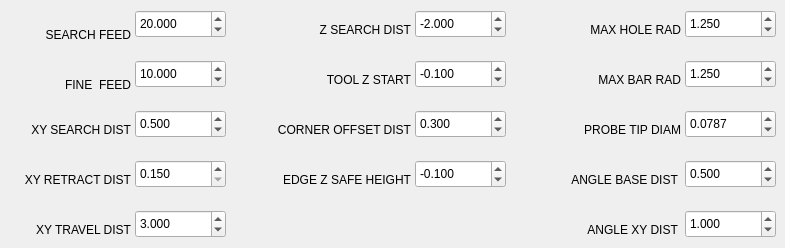
      <widget class="QWidget" name="tab_17">
       <attribute name="title">
        <string>Probe</string>
       </attribute>
       <widget class="QLabel" name="label_49">
        <property name="geometry">
         <rect>
          <x>10</x>
          <y>170</y>
          <width>121</width>
          <height>19</height>
         </rect>
        </property>
        <property name="text">
         <string> XY RETRACT DIST</string>
        </property>
        <property name="alignment">
         <set>Qt::AlignRight|Qt::AlignTrailing|Qt::AlignVCenter</set>
        </property>
       </widget>
       <widget class="QDoubleSpinBox" name="pbe_z_safe_2">
        <property name="geometry">
         <rect>
          <x>415</x>
          <y>160</y>
          <width>91</width>
          <height>28</height>
         </rect>
        </property>
        <property name="toolTip">
         <string>&lt;html&gt;&lt;head/&gt;&lt;body&gt;&lt;p&gt;Safe retract distance for probe over workpiece in world coordinates (G53).&lt;/p&gt;&lt;/body&gt;&lt;/html&gt;</string>
        </property>
        <property name="toolTipDuration">
         <number>-1</number>
        </property>
        <property name="decimals">
         <number>3</number>
        </property>
        <property name="minimum">
         <double>-999.000000000000000</double>
        </property>
        <property name="maximum">
         <double>0.000000000000000</double>
        </property>
        <property name="singleStep">
         <double>0.010000000000000</double>
        </property>
        <property name="value">
         <double>-0.100000000000000</double>
        </property>
        <property name="function" stdset="0">
         <string>set_var</string>
        </property>
        <property name="variable" stdset="0">
         <string>2036</string>
        </property>
       </widget>
       <widget class="QLabel" name="label_44">
        <property name="geometry">
         <rect>
          <x>10</x>
          <y>220</y>
          <width>121</width>
          <height>19</height>
         </rect>
        </property>
        <property name="text">
         <string> XY TRAVEL DIST</string>
        </property>
        <property name="alignment">
         <set>Qt::AlignRight|Qt::AlignTrailing|Qt::AlignVCenter</set>
        </property>
       </widget>
       <widget class="QLabel" name="label_59">
        <property name="geometry">
         <rect>
          <x>560</x>
          <y>70</y>
          <width>121</width>
          <height>19</height>
         </rect>
        </property>
        <property name="text">
         <string>MAX BAR RAD</string>
        </property>
        <property name="alignment">
         <set>Qt::AlignRight|Qt::AlignTrailing|Qt::AlignVCenter</set>
        </property>
       </widget>
       <widget class="QLabel" name="label_54">
        <property name="geometry">
         <rect>
          <x>300</x>
          <y>20</y>
          <width>111</width>
          <height>19</height>
         </rect>
        </property>
        <property name="text">
         <string>Z SEARCH DIST</string>
        </property>
        <property name="alignment">
         <set>Qt::AlignRight|Qt::AlignTrailing|Qt::AlignVCenter</set>
        </property>
       </widget>
       <widget class="QDoubleSpinBox" name="pbe_search_feed1">
        <property name="geometry">
         <rect>
          <x>135</x>
          <y>10</y>
          <width>91</width>
          <height>28</height>
         </rect>
        </property>
        <property name="toolTip">
         <string>Sets the Faster search feedrate.</string>
        </property>
        <property name="decimals">
         <number>3</number>
        </property>
        <property name="maximum">
         <double>100.000000000000000</double>
        </property>
        <property name="singleStep">
         <double>0.100000000000000</double>
        </property>
        <property name="value">
         <double>20.000000000000000</double>
        </property>
        <property name="function" stdset="0">
         <string>set_var</string>
        </property>
        <property name="variable" stdset="0">
         <string>2000</string>
        </property>
       </widget>
       <widget class="QLabel" name="label_41">
        <property name="geometry">
         <rect>
          <x>10</x>
          <y>120</y>
          <width>121</width>
          <height>19</height>
         </rect>
        </property>
        <property name="text">
         <string> XY SEARCH DIST</string>
        </property>
        <property name="alignment">
         <set>Qt::AlignRight|Qt::AlignTrailing|Qt::AlignVCenter</set>
        </property>
       </widget>
       <widget class="QDoubleSpinBox" name="pbe_max_bar_r1">
        <property name="geometry">
         <rect>
          <x>685</x>
          <y>60</y>
          <width>91</width>
          <height>28</height>
         </rect>
        </property>
        <property name="toolTip">
         <string>Set this a bit larger than the bar radius.</string>
        </property>
        <property name="decimals">
         <number>3</number>
        </property>
        <property name="maximum">
         <double>99.989999999999995</double>
        </property>
        <property name="singleStep">
         <double>0.001000000000000</double>
        </property>
        <property name="value">
         <double>1.250000000000000</double>
        </property>
        <property name="function" stdset="0">
         <string>set_var</string>
        </property>
        <property name="variable" stdset="0">
         <string>2011</string>
        </property>
       </widget>
       <widget class="QDoubleSpinBox" name="pbe_xy_travel_dist1">
        <property name="geometry">
         <rect>
          <x>135</x>
          <y>210</y>
          <width>91</width>
          <height>28</height>
         </rect>
        </property>
        <property name="toolTip">
         <string>&lt;html&gt;&lt;head/&gt;&lt;body&gt;&lt;p&gt;Max travel on XY search distance.&lt;/p&gt;&lt;/body&gt;&lt;/html&gt;</string>
        </property>
        <property name="decimals">
         <number>3</number>
        </property>
        <property name="minimum">
         <double>0.200000000000000</double>
        </property>
        <property name="maximum">
         <double>999.000000000000000</double>
        </property>
        <property name="singleStep">
         <double>0.010000000000000</double>
        </property>
        <property name="value">
         <double>3.000000000000000</double>
        </property>
        <property name="function" stdset="0">
         <string>set_var</string>
        </property>
        <property name="variable" stdset="0">
         <string>2004</string>
        </property>
       </widget>
       <widget class="QLabel" name="label_48">
        <property name="geometry">
         <rect>
          <x>20</x>
          <y>25</y>
          <width>111</width>
          <height>19</height>
         </rect>
        </property>
        <property name="text">
         <string>SEARCH FEED</string>
        </property>
        <property name="alignment">
         <set>Qt::AlignRight|Qt::AlignTrailing|Qt::AlignVCenter</set>
        </property>
       </widget>
       <widget class="QDoubleSpinBox" name="pbe_angle_base_dist1">
        <property name="geometry">
         <rect>
          <x>685</x>
          <y>160</y>
          <width>91</width>
          <height>28</height>
         </rect>
        </property>
        <property name="toolTip">
         <string>Sets the angle base side length.</string>
        </property>
        <property name="toolTipDuration">
         <number>-1</number>
        </property>
        <property name="decimals">
         <number>3</number>
        </property>
        <property name="minimum">
         <double>0.200000000000000</double>
        </property>
        <property name="maximum">
         <double>999.000000000000000</double>
        </property>
        <property name="singleStep">
         <double>0.010000000000000</double>
        </property>
        <property name="value">
         <double>0.500000000000000</double>
        </property>
        <property name="function" stdset="0">
         <string>set_var</string>
        </property>
        <property name="variable" stdset="0">
         <string>2013</string>
        </property>
       </widget>
       <widget class="QDoubleSpinBox" name="pbe_corner_offset_2">
        <property name="geometry">
         <rect>
          <x>415</x>
          <y>110</y>
          <width>91</width>
          <height>28</height>
         </rect>
        </property>
        <property name="toolTip">
         <string>&lt;html&gt;&lt;head/&gt;&lt;body&gt;&lt;p&gt;Distance to move on corner probing to begin X &amp;amp; Y probe moves.&lt;/p&gt;&lt;/body&gt;&lt;/html&gt;</string>
        </property>
        <property name="toolTipDuration">
         <number>-1</number>
        </property>
        <property name="decimals">
         <number>3</number>
        </property>
        <property name="minimum">
         <double>0.100000000000000</double>
        </property>
        <property name="maximum">
         <double>999.000000000000000</double>
        </property>
        <property name="singleStep">
         <double>0.010000000000000</double>
        </property>
        <property name="value">
         <double>0.300000000000000</double>
        </property>
        <property name="function" stdset="0">
         <string>set_var</string>
        </property>
        <property name="variable" stdset="0">
         <string>2005</string>
        </property>
       </widget>
       <widget class="QDoubleSpinBox" name="pbe_tip_diam1">
        <property name="geometry">
         <rect>
          <x>685</x>
          <y>110</y>
          <width>91</width>
          <height>28</height>
         </rect>
        </property>
        <property name="toolTip">
         <string>Enter your probe tip diameter here.</string>
        </property>
        <property name="decimals">
         <number>4</number>
        </property>
        <property name="maximum">
         <double>10.000000000000000</double>
        </property>
        <property name="singleStep">
         <double>0.010000000000000</double>
        </property>
        <property name="value">
         <double>0.078700000000000</double>
        </property>
        <property name="function" stdset="0">
         <string>set_var</string>
        </property>
        <property name="variable" stdset="0">
         <string>2015</string>
        </property>
       </widget>
       <widget class="QLabel" name="label_53">
        <property name="geometry">
         <rect>
          <x>300</x>
          <y>70</y>
          <width>111</width>
          <height>19</height>
         </rect>
        </property>
        <property name="text">
         <string>TOOL Z START</string>
        </property>
        <property name="alignment">
         <set>Qt::AlignRight|Qt::AlignTrailing|Qt::AlignVCenter</set>
        </property>
       </widget>
       <widget class="QLabel" name="label_61">
        <property name="geometry">
         <rect>
          <x>560</x>
          <y>20</y>
          <width>121</width>
          <height>19</height>
         </rect>
        </property>
        <property name="text">
         <string>MAX HOLE RAD</string>
        </property>
        <property name="alignment">
         <set>Qt::AlignRight|Qt::AlignTrailing|Qt::AlignVCenter</set>
        </property>
       </widget>
       <widget class="QLabel" name="label_58">
        <property name="geometry">
         <rect>
          <x>555</x>
          <y>220</y>
          <width>126</width>
          <height>19</height>
         </rect>
        </property>
        <property name="text">
         <string>ANGLE XY DIST </string>
        </property>
        <property name="alignment">
         <set>Qt::AlignRight|Qt::AlignTrailing|Qt::AlignVCenter</set>
        </property>
       </widget>
       <widget class="QLabel" name="label_55">
        <property name="geometry">
         <rect>
          <x>560</x>
          <y>120</y>
          <width>121</width>
          <height>19</height>
         </rect>
        </property>
        <property name="text">
         <string>PROBE TIP DIAM</string>
        </property>
        <property name="alignment">
         <set>Qt::AlignRight|Qt::AlignTrailing|Qt::AlignVCenter</set>
        </property>
       </widget>
       <widget class="QDoubleSpinBox" name="pbe_max_hole_r1">
        <property name="geometry">
         <rect>
          <x>685</x>
          <y>10</y>
          <width>91</width>
          <height>28</height>
         </rect>
        </property>
        <property name="toolTip">
         <string>&lt;html&gt;&lt;head/&gt;&lt;body&gt;&lt;p&gt;Set this a bit larger than the hole radius.&lt;/p&gt;&lt;/body&gt;&lt;/html&gt;</string>
        </property>
        <property name="decimals">
         <number>3</number>
        </property>
        <property name="singleStep">
         <double>0.001000000000000</double>
        </property>
        <property name="value">
         <double>1.250000000000000</double>
        </property>
        <property name="function" stdset="0">
         <string>set_var</string>
        </property>
        <property name="variable" stdset="0">
         <string>2010</string>
        </property>
       </widget>
       <widget class="QLabel" name="label_43">
        <property name="geometry">
         <rect>
          <x>20</x>
          <y>75</y>
          <width>111</width>
          <height>19</height>
         </rect>
        </property>
        <property name="text">
         <string>FINE  FEED</string>
        </property>
        <property name="alignment">
         <set>Qt::AlignRight|Qt::AlignTrailing|Qt::AlignVCenter</set>
        </property>
       </widget>
       <widget class="QLabel" name="label_62">
        <property name="geometry">
         <rect>
          <x>555</x>
          <y>170</y>
          <width>126</width>
          <height>19</height>
         </rect>
        </property>
        <property name="text">
         <string>ANGLE BASE DIST </string>
        </property>
        <property name="alignment">
         <set>Qt::AlignRight|Qt::AlignTrailing|Qt::AlignVCenter</set>
        </property>
       </widget>
       <widget class="QLabel" name="label_51">
        <property name="geometry">
         <rect>
          <x>260</x>
          <y>170</y>
          <width>151</width>
          <height>19</height>
         </rect>
        </property>
        <property name="text">
         <string> EDGE Z SAFE HEIGHT</string>
        </property>
        <property name="alignment">
         <set>Qt::AlignRight|Qt::AlignTrailing|Qt::AlignVCenter</set>
        </property>
       </widget>
       <widget class="QDoubleSpinBox" name="pbe_angle_xy_dist1">
        <property name="geometry">
         <rect>
          <x>685</x>
          <y>210</y>
          <width>91</width>
          <height>28</height>
         </rect>
        </property>
        <property name="toolTip">
         <string>&lt;html&gt;&lt;head/&gt;&lt;body&gt;&lt;p&gt;Search distance for Angle final point.&lt;/p&gt;&lt;/body&gt;&lt;/html&gt;</string>
        </property>
        <property name="toolTipDuration">
         <number>-1</number>
        </property>
        <property name="decimals">
         <number>3</number>
        </property>
        <property name="minimum">
         <double>0.200000000000000</double>
        </property>
        <property name="maximum">
         <double>999.000000000000000</double>
        </property>
        <property name="singleStep">
         <double>0.100000000000000</double>
        </property>
        <property name="value">
         <double>1.000000000000000</double>
        </property>
        <property name="function" stdset="0">
         <string>set_var</string>
        </property>
        <property name="variable" stdset="0">
         <string>2032</string>
        </property>
       </widget>
       <widget class="QDoubleSpinBox" name="pbe_fine_feed1">
        <property name="geometry">
         <rect>
          <x>135</x>
          <y>60</y>
          <width>91</width>
          <height>28</height>
         </rect>
        </property>
        <property name="toolTip">
         <string>Set the Fine feedrate.</string>
        </property>
        <property name="decimals">
         <number>3</number>
        </property>
        <property name="maximum">
         <double>50.000000000000000</double>
        </property>
        <property name="singleStep">
         <double>0.100000000000000</double>
        </property>
        <property name="value">
         <double>10.000000000000000</double>
        </property>
        <property name="function" stdset="0">
         <string>set_var</string>
        </property>
        <property name="variable" stdset="0">
         <string>2001</string>
        </property>
       </widget>
       <widget class="QLabel" name="label_50">
        <property name="geometry">
         <rect>
          <x>255</x>
          <y>120</y>
          <width>156</width>
          <height>19</height>
         </rect>
        </property>
        <property name="text">
         <string>CORNER OFFSET DIST</string>
        </property>
        <property name="alignment">
         <set>Qt::AlignRight|Qt::AlignTrailing|Qt::AlignVCenter</set>
        </property>
       </widget>
       <widget class="QDoubleSpinBox" name="pbe_search_dist1">
        <property name="geometry">
         <rect>
          <x>135</x>
          <y>110</y>
          <width>91</width>
          <height>28</height>
         </rect>
        </property>
        <property name="toolTip">
         <string>&lt;html&gt;&lt;head/&gt;&lt;body&gt;&lt;p&gt;Max XY search distance on Outside / Inside routines.&lt;/p&gt;&lt;/body&gt;&lt;/html&gt;</string>
        </property>
        <property name="decimals">
         <number>3</number>
        </property>
        <property name="minimum">
         <double>-20.000000000000000</double>
        </property>
        <property name="maximum">
         <double>20.000000000000000</double>
        </property>
        <property name="singleStep">
         <double>0.010000000000000</double>
        </property>
        <property name="value">
         <double>0.500000000000000</double>
        </property>
        <property name="function" stdset="0">
         <string>set_var</string>
        </property>
        <property name="variable" stdset="0">
         <string>2002</string>
        </property>
       </widget>
       <widget class="QDoubleSpinBox" name="pbe_z_start1">
        <property name="geometry">
         <rect>
          <x>415</x>
          <y>60</y>
          <width>91</width>
          <height>28</height>
         </rect>
        </property>
        <property name="toolTip">
         <string>Z start for tool probing.</string>
        </property>
        <property name="decimals">
         <number>3</number>
        </property>
        <property name="minimum">
         <double>-50.000000000000000</double>
        </property>
        <property name="maximum">
         <double>50.000000000000000</double>
        </property>
        <property name="singleStep">
         <double>0.001000000000000</double>
        </property>
        <property name="value">
         <double>-0.100000000000000</double>
        </property>
        <property name="function" stdset="0">
         <string>set_var</string>
        </property>
        <property name="variable" stdset="0">
         <string>2009</string>
        </property>
       </widget>
       <widget class="QDoubleSpinBox" name="pbe_z_max_probe1">
        <property name="geometry">
         <rect>
          <x>415</x>
          <y>10</y>
          <width>91</width>
          <height>28</height>
         </rect>
        </property>
        <property name="toolTip">
         <string>Max Z probe search distance.</string>
        </property>
        <property name="decimals">
         <number>3</number>
        </property>
        <property name="minimum">
         <double>-50.000000000000000</double>
        </property>
        <property name="maximum">
         <double>50.000000000000000</double>
        </property>
        <property name="singleStep">
         <double>0.010000000000000</double>
        </property>
        <property name="value">
         <double>-2.000000000000000</double>
        </property>
        <property name="function" stdset="0">
         <string>set_var</string>
        </property>
        <property name="variable" stdset="0">
         <string>2008</string>
        </property>
       </widget>
       <widget class="QDoubleSpinBox" name="pbe_retract_dist1">
        <property name="geometry">
         <rect>
          <x>135</x>
          <y>160</y>
          <width>91</width>
          <height>28</height>
         </rect>
        </property>
        <property name="toolTip">
         <string>Retract Distance on edge probes.</string>
        </property>
        <property name="decimals">
         <number>3</number>
        </property>
        <property name="minimum">
         <double>0.150000000000000</double>
        </property>
        <property name="maximum">
         <double>4.000000000000000</double>
        </property>
        <property name="singleStep">
         <double>0.010000000000000</double>
        </property>
        <property name="function" stdset="0">
         <string>set_var</string>
        </property>
        <property name="variable" stdset="0">
         <string>2003</string>
        </property>
       </widget>
      </widget>
